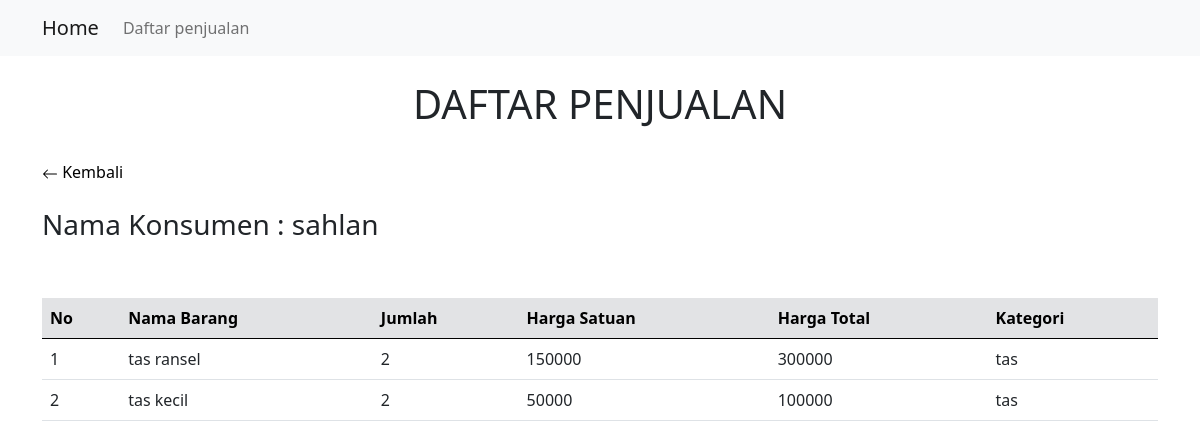
Page /detail_penjualan.php?kode=3&nama=sahlan on the committed database.
### tables this page shows
CREATE TABLE `detail_penjualan` (
  `id_penjualan` int(11) NOT NULL AUTO_INCREMENT,
  `kode_penjualan` int(11) NOT NULL,
  `kode_brg` varchar(255) NOT NULL,
  `jumlah` int(11) NOT NULL,
  `harga_satuan` int(11) NOT NULL,
  `harga_total` int(11) NOT NULL,
  PRIMARY KEY (`id_penjualan`),
  KEY `kode_barang` (`kode_brg`),
  KEY `kode_penjualan` (`kode_penjualan`),
  CONSTRAINT `detail_penjualan_ibfk_1` FOREIGN KEY (`kode_brg`) REFERENCES `master_barang` (`kode_barang`) ON DELETE CASCADE ON UPDATE CASCADE,
  CONSTRAINT `detail_penjualan_ibfk_2` FOREIGN KEY (`kode_penjualan`) REFERENCES `penjualan` (`kode_jual`) ON DELETE CASCADE ON UPDATE CASCADE
);

CREATE TABLE `master_barang` (
  `kode_barang` varchar(255) NOT NULL,
  `nama_barang` varchar(255) NOT NULL,
  `harga_jual` int(11) NOT NULL,
  `harga_beli` int(11) NOT NULL,
  `stok` int(11) NOT NULL,
  `kategori` varchar(255) NOT NULL,
  PRIMARY KEY (`kode_barang`)
);

### detail_penjualan.php (the view, shortened to what this page needs)
<!DOCTYPE html>
<html lang="en">
<head>
    <link href="https://cdn.jsdelivr.net/npm/bootstrap@5.0.2/dist/css/bootstrap.min.css" rel="stylesheet">
</head>
<body>
    <?php include('navbar.php') ?>
    <div class="container">
        <h1 class="text-center mt-4">DAFTAR PENJUALAN</h1>
        <br>
        <div class="text-start mb-4">
            <a style="text-decoration: none; color: black;" href="penjualan.php">
                <svg xmlns="http://www.w3.org/2000/svg" width="16" height="16" fill="currentColor" class="bi bi-arrow-left" viewBox="0 0 16 16">
                    <path fill-rule="evenodd" d="M15 8a.5.5 0 0 0-.5-.5H2.707l3.147-3.146a.5.5 0 1 0-.708-.708l-4 4a.5.5 0 0 0 0 .708l4 4a.5.5 0 0 0 .708-.708L2.707 8.5H14.5A.5.5 0 0 0 15 8z" />
                </svg> Kembali
            </a>
        </div>
        <h3>Nama Konsumen : <?php echo $_GET['nama'] ?></h3>
        <div class="table-responsive">
            <table class="table mt-5">
                <thead class="table-secondary">
                    <tr>
                        <th scope="col">No</th>
                        <th scope="col">Nama Barang</th>
                        <th scope="col">Jumlah</th>
                        <th scope="col">Harga Satuan</th>
                        <th scope="col">Harga Total</th>
                        <th scope="col">Kategori</th>
                    </tr>
                </thead>
                <tbody>
                    <?php
                    include('store/connection_db.php');
                    $no = 1;
                    $query = mysqli_query($connect_db, 'SELECT * FROM detail_penjualan INNER JOIN master_barang ON kode_barang = kode_brg WHERE kode_penjualan = ' . $_GET['kode']);
                    while ($data = mysqli_fetch_array($query)) {
                    ?>
                        <tr>
                            <td scope="row"><?php echo $no++ ?></td>
                            <td><?php echo $data['nama_barang'] ?></td>
                            <td><?php echo $data['jumlah'] ?></td>
                            <td><?php echo $data['harga_satuan'] ?></td>
                            <td><?php echo $data['harga_total'] ?></td>
                            <td><?php echo $data['kategori'] ?></td>
                        </tr>
                    <?php } ?>
                </tbody>
            </table>
        </div>
    </div>
</body>
</html>

### rows in the picture
detail_penjualan: kode_brg.nama_barang "tas ransel", jumlah "2", harga_satuan "150000", harga_total "300000", kode_brg.kategori "tas"
detail_penjualan: kode_brg.nama_barang "tas kecil", jumlah "2", harga_satuan "50000", harga_total "100000", kode_brg.kategori "tas"

### other values in the picture
$_GET['nama'] "sahlan"
